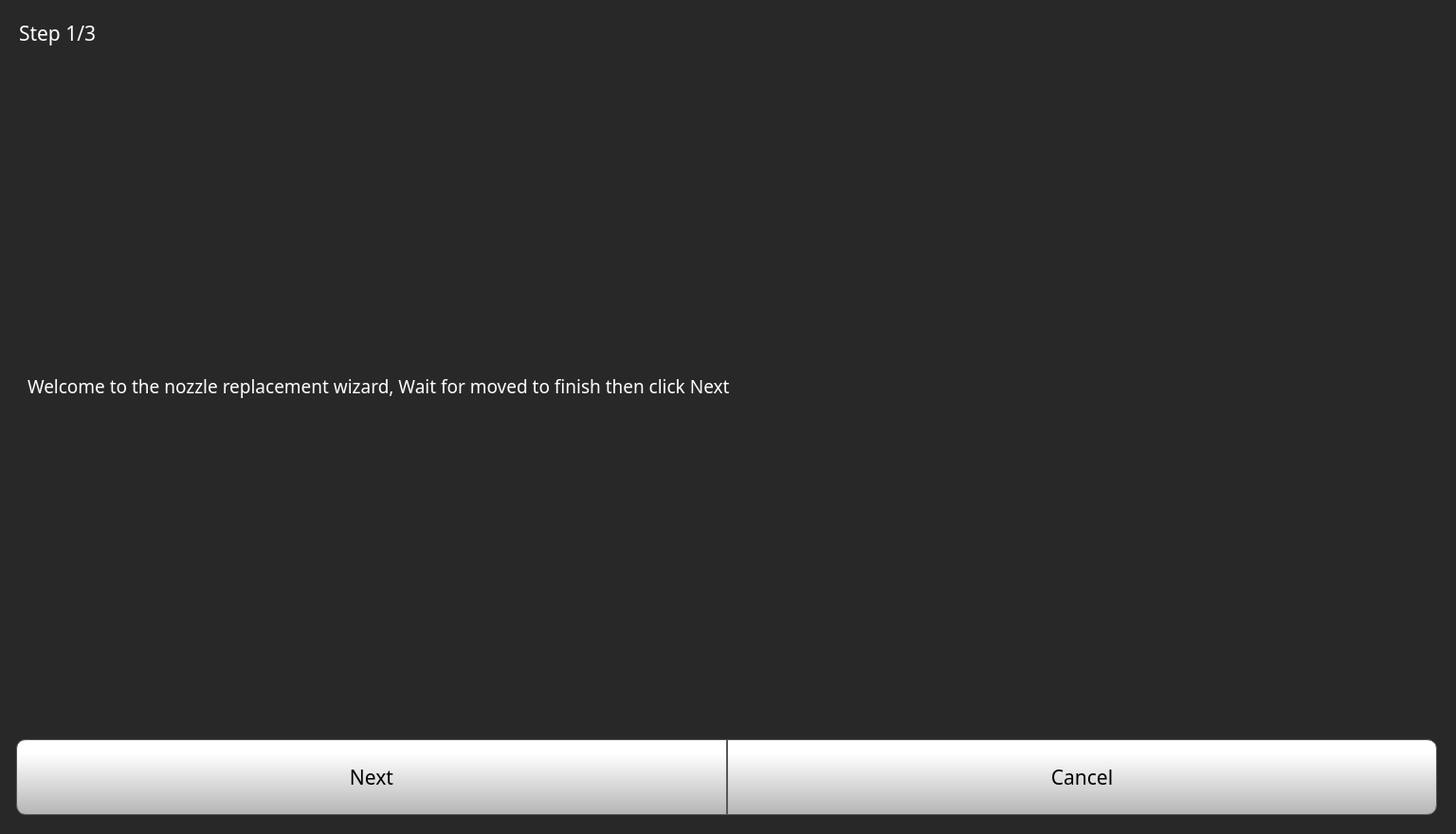
<?xml version="1.0" encoding="UTF-8"?>
<ui version="4.0">
 <class>nozzleReplacementWidget</class>
 <widget class="QWidget" name="nozzleReplacementWidget">
  <property name="geometry">
   <rect>
    <x>0</x>
    <y>0</y>
    <width>1536</width>
    <height>880</height>
   </rect>
  </property>
  <property name="minimumSize">
   <size>
    <width>0</width>
    <height>0</height>
   </size>
  </property>
  <property name="maximumSize">
   <size>
    <width>2000</width>
    <height>2000</height>
   </size>
  </property>
  <property name="windowTitle">
   <string>Form</string>
  </property>
  <property name="styleSheet">
   <string notr="true">background-color: rgb(40, 40, 40);
</string>
  </property>
  <layout class="QVBoxLayout" name="verticalLayout">
   <item>
    <widget class="QFrame" name="frame_2">
     <property name="styleSheet">
      <string notr="true">QFrame {
    border: none;
    border-radius: 10px;
    background: qlineargradient(
        x1:0, y1:0, x2:1, y2:1,
        stop:0 #1a1a1a,
        stop:1 #101010
    );

}
</string>
     </property>
     <property name="frameShape">
      <enum>QFrame::StyledPanel</enum>
     </property>
     <property name="frameShadow">
      <enum>QFrame::Raised</enum>
     </property>
     <layout class="QVBoxLayout" name="verticalLayout_2">
      <item>
       <widget class="QLabel" name="stepLabel">
        <property name="font">
         <font>
          <family>Gotham</family>
          <pointsize>16</pointsize>
          <weight>50</weight>
          <bold>false</bold>
         </font>
        </property>
        <property name="styleSheet">
         <string notr="true">color: rgb(255, 255, 255);</string>
        </property>
        <property name="text">
         <string>Step 1/3</string>
        </property>
        <property name="wordWrap">
         <bool>true</bool>
        </property>
       </widget>
      </item>
      <item>
       <widget class="QStackedWidget" name="stackedWidget">
        <property name="minimumSize">
         <size>
          <width>0</width>
          <height>0</height>
         </size>
        </property>
        <property name="maximumSize">
         <size>
          <width>2000</width>
          <height>2000</height>
         </size>
        </property>
        <property name="styleSheet">
         <string notr="true">    background: qlineargradient(
        x1:0, y1:0, x2:1, y2:1,
        stop:0 #1a1a1a,
        stop:1 #101010
    );</string>
        </property>
        <property name="currentIndex">
         <number>0</number>
        </property>
        <widget class="QWidget" name="step1Page">
         <layout class="QHBoxLayout" name="horizontalLayout_3">
          <item>
           <widget class="QLabel" name="label">
            <property name="font">
             <font>
              <family>Gotham</family>
              <pointsize>14</pointsize>
              <weight>50</weight>
              <bold>false</bold>
             </font>
            </property>
            <property name="styleSheet">
             <string notr="true">color: rgb(255, 255, 255);</string>
            </property>
            <property name="text">
             <string>Welcome to the nozzle replacement wizard, Wait for moved to finish then click Next</string>
            </property>
            <property name="wordWrap">
             <bool>true</bool>
            </property>
           </widget>
          </item>
         </layout>
        </widget>
        <widget class="QWidget" name="step2Page">
         <layout class="QHBoxLayout" name="horizontalLayout_4" stretch="1,2">
          <item>
           <widget class="QLabel" name="label_2">
            <property name="font">
             <font>
              <family>Gotham</family>
              <pointsize>14</pointsize>
              <weight>50</weight>
              <bold>false</bold>
             </font>
            </property>
            <property name="styleSheet">
             <string notr="true">color: rgb(255, 255, 255);</string>
            </property>
            <property name="text">
             <string>Remove the Carriage Cover</string>
            </property>
            <property name="wordWrap">
             <bool>true</bool>
            </property>
           </widget>
          </item>
          <item>
           <widget class="QLabel" name="step2Gif">
            <property name="styleSheet">
             <string notr="true">color: rgb(255, 255, 255);
border: 2px dashed rgb(100, 100, 100);
border-radius: 5px;</string>
            </property>
            <property name="text">
             <string/>
            </property>
            <property name="alignment">
             <set>Qt::AlignCenter</set>
            </property>
           </widget>
          </item>
         </layout>
        </widget>
        <widget class="QWidget" name="step3Page">
         <layout class="QHBoxLayout" name="horizontalLayout_5" stretch="1,2">
          <item>
           <widget class="QLabel" name="label_3">
            <property name="font">
             <font>
              <family>Gotham</family>
              <pointsize>14</pointsize>
              <weight>50</weight>
              <bold>false</bold>
             </font>
            </property>
            <property name="styleSheet">
             <string notr="true">color: rgb(255, 255, 255);</string>
            </property>
            <property name="text">
             <string>Loosen nozzle Screw, Remove nozzle connector and pull the nozzle down to remove</string>
            </property>
            <property name="wordWrap">
             <bool>true</bool>
            </property>
           </widget>
          </item>
          <item>
           <widget class="QLabel" name="step3Gif">
            <property name="styleSheet">
             <string notr="true">color: rgb(255, 255, 255);
border: 2px dashed rgb(100, 100, 100);
border-radius: 5px;</string>
            </property>
            <property name="text">
             <string/>
            </property>
            <property name="alignment">
             <set>Qt::AlignCenter</set>
            </property>
           </widget>
          </item>
         </layout>
        </widget>
        <widget class="QWidget" name="step4Page">
         <layout class="QHBoxLayout" name="horizontalLayout_6" stretch="1,2">
          <item>
           <layout class="QVBoxLayout" name="verticalLayout_4">
            <item>
             <widget class="QLabel" name="label_4">
              <property name="font">
               <font>
                <family>Gotham</family>
                <pointsize>14</pointsize>
                <weight>50</weight>
                <bold>false</bold>
               </font>
              </property>
              <property name="styleSheet">
               <string notr="true">color: rgb(255, 255, 255);</string>
              </property>
              <property name="text">
               <string>Replace new nozzle, plug the nozzle connecter back, and while pushing the nozzle into the carriage, tighten the nozzle screw.</string>
              </property>
              <property name="wordWrap">
               <bool>true</bool>
              </property>
             </widget>
            </item>
            <item>
             <widget class="QComboBox" name="changeNozzleComboBox">
              <property name="minimumSize">
               <size>
                <width>203</width>
                <height>52</height>
               </size>
              </property>
              <property name="font">
               <font>
                <pointsize>-1</pointsize>
               </font>
              </property>
              <property name="styleSheet">
               <string notr="true">QComboBox {
border: 1px solid black;
    padding: 0px 18px 0px 3px;
    min-width: 6em;
font-size: 25px;        /* bigger current text */

}

QComboBox::item {
	color: rgb(0, 0, 0);
}

QComboBox:editable {
    background: white;
}

QComboBox:!editable, QComboBox::drop-down:editable {
background: white;
}

/* QComboBox gets the &quot;on&quot; state when the popup is open */
QComboBox:!editable:on, QComboBox::drop-down:editable:on {
background: white;
}


QComboBox::drop-down {
border-left: 1px solid black;
border-right: 1px solid black;
	background-color: qlineargradient(spread:pad, x1:0, y1:1, x2:0, y2:0.188, stop:0 rgba(180, 180, 180, 255), stop:1 rgba(255, 255, 255, 255));
    width: 60px;
     height: 50px;

}

QComboBox::down-arrow {

image: url(:/Navigation/img/Navigation/arrows-5.png);
width: 30px;
height: 30px;

}
</string>
              </property>
              <property name="editable">
               <bool>false</bool>
              </property>
              <property name="currentText">
               <string/>
              </property>
              <property name="maxVisibleItems">
               <number>8</number>
              </property>
              <property name="iconSize">
               <size>
                <width>30</width>
                <height>30</height>
               </size>
              </property>
              <property name="frame">
               <bool>true</bool>
              </property>
             </widget>
            </item>
           </layout>
          </item>
          <item>
           <widget class="QLabel" name="step4Gif">
            <property name="styleSheet">
             <string notr="true">color: rgb(255, 255, 255);
border: 2px dashed rgb(100, 100, 100);
border-radius: 5px;</string>
            </property>
            <property name="text">
             <string/>
            </property>
            <property name="alignment">
             <set>Qt::AlignCenter</set>
            </property>
           </widget>
          </item>
         </layout>
        </widget>
        <widget class="QWidget" name="step5Page">
         <layout class="QVBoxLayout" name="verticalLayout_3">
          <item>
           <widget class="QLabel" name="step5Label">
            <property name="font">
             <font>
              <family>Gotham</family>
              <pointsize>16</pointsize>
              <weight>50</weight>
              <bold>false</bold>
             </font>
            </property>
            <property name="styleSheet">
             <string notr="true">color: rgb(255, 255, 255);</string>
            </property>
            <property name="text">
             <string>Checking Nozzle Connection ...</string>
            </property>
            <property name="wordWrap">
             <bool>true</bool>
            </property>
           </widget>
          </item>
          <item>
           <widget class="QProgressBar" name="nozzleCheckProgressBar">
            <property name="minimumSize">
             <size>
              <width>300</width>
              <height>25</height>
             </size>
            </property>
            <property name="maximumSize">
             <size>
              <width>3000</width>
              <height>16777215</height>
             </size>
            </property>
            <property name="font">
             <font>
              <family>Gotham</family>
              <pointsize>16</pointsize>
              <weight>50</weight>
              <italic>false</italic>
              <bold>false</bold>
              <stylestrategy>PreferAntialias</stylestrategy>
              <kerning>true</kerning>
             </font>
            </property>
            <property name="styleSheet">
             <string notr="true">QProgressBar {
    border: none;
    border-radius: 10px;
    background-color: qlineargradient(
        x1:0, y1:0, x2:0, y2:1,
        stop:0 #3a3a3a,
        stop:1 #505050
    );
    text-align: center;
margin: 2px;
margin-right:10px;
margin-left:10px;
}


QProgressBar::chunk {
    border-radius: 10px;
    background: qlineargradient(
        x1:0, y1:0, x2:0, y2:1,
        stop:0 #52ff56,
        stop:0.3 #2ee937,
        stop:0.6 #1ec12d,
        stop:1 #179226
    );
    margin: 1px;
}
</string>
            </property>
            <property name="maximum">
             <number>100</number>
            </property>
            <property name="value">
             <number>0</number>
            </property>
            <property name="alignment">
             <set>Qt::AlignCenter</set>
            </property>
            <property name="textVisible">
             <bool>true</bool>
            </property>
            <property name="orientation">
             <enum>Qt::Horizontal</enum>
            </property>
            <property name="format">
             <string>%p%</string>
            </property>
           </widget>
          </item>
         </layout>
        </widget>
        <widget class="QWidget" name="step6Page">
         <layout class="QHBoxLayout" name="horizontalLayout" stretch="1,2">
          <item>
           <widget class="QLabel" name="label_5">
            <property name="font">
             <font>
              <family>Gotham</family>
              <pointsize>14</pointsize>
              <weight>50</weight>
              <bold>false</bold>
             </font>
            </property>
            <property name="styleSheet">
             <string notr="true">color: rgb(255, 255, 255);</string>
            </property>
            <property name="text">
             <string>Replace the nozzle cover. Align the groove of the carriage cover with the sides of the PCB</string>
            </property>
            <property name="wordWrap">
             <bool>true</bool>
            </property>
           </widget>
          </item>
          <item>
           <widget class="QLabel" name="step6Gif">
            <property name="styleSheet">
             <string notr="true">color: rgb(255, 255, 255);
border: 2px dashed rgb(100, 100, 100);
border-radius: 5px;</string>
            </property>
            <property name="text">
             <string/>
            </property>
            <property name="alignment">
             <set>Qt::AlignCenter</set>
            </property>
           </widget>
          </item>
         </layout>
        </widget>
       </widget>
      </item>
     </layout>
    </widget>
   </item>
   <item>
    <widget class="QFrame" name="frame">
     <property name="styleSheet">
      <string notr="true">QFrame {
    border: none;
    border-radius: 10px;
    background: qlineargradient(
        x1:0, y1:0, x2:1, y2:1,
        stop:0 #1a1a1a,
        stop:1 #101010
    );

}
</string>
     </property>
     <property name="frameShape">
      <enum>QFrame::StyledPanel</enum>
     </property>
     <property name="frameShadow">
      <enum>QFrame::Raised</enum>
     </property>
     <layout class="QHBoxLayout" name="horizontalLayout_2">
      <property name="spacing">
       <number>0</number>
      </property>
      <property name="leftMargin">
       <number>6</number>
      </property>
      <property name="topMargin">
       <number>6</number>
      </property>
      <item>
       <widget class="QPushButton" name="step1NextButton">
        <property name="minimumSize">
         <size>
          <width>0</width>
          <height>80</height>
         </size>
        </property>
        <property name="font">
         <font>
          <family>Gotham</family>
          <pointsize>16</pointsize>
         </font>
        </property>
        <property name="styleSheet">
         <string notr="true">QPushButton {
     border: 1px solid rgb(87, 87, 87);
	background-color: qlineargradient(spread:pad, x1:0, y1:1, x2:0, y2:0.188, stop:0 rgba(180, 180, 180, 255), stop:1 rgba(255, 255, 255, 255));

    border-top-left-radius: 10px;

border-bottom-left-radius: 10px;
}

QPushButton:pressed {
    background-color: qlineargradient(x1: 0, y1: 0, x2: 0, y2: 1,
                                      stop: 0 #dadbde, stop: 1 #f6f7fa);
}

QPushButton:flat {
    border: none; /* no border for a flat push button */
}

QPushButton:default {
    border-color: navy; /* make the default button prominent */
}

QPushButton:focus {
	outline: none;
}
</string>
        </property>
        <property name="text">
         <string>Next</string>
        </property>
        <property name="iconSize">
         <size>
          <width>40</width>
          <height>40</height>
         </size>
        </property>
       </widget>
      </item>
      <item>
       <widget class="QPushButton" name="step1CancelButton">
        <property name="minimumSize">
         <size>
          <width>0</width>
          <height>80</height>
         </size>
        </property>
        <property name="font">
         <font>
          <family>Gotham</family>
          <pointsize>16</pointsize>
         </font>
        </property>
        <property name="styleSheet">
         <string notr="true">QPushButton {
     border: 1px solid rgb(87, 87, 87);
	background-color: qlineargradient(spread:pad, x1:0, y1:1, x2:0, y2:0.188, stop:0 rgba(180, 180, 180, 255), stop:1 rgba(255, 255, 255, 255));

    border-top-right-radius: 10px;

border-bottom-right-radius: 10px;

}

QPushButton:pressed {
    background-color: qlineargradient(x1: 0, y1: 0, x2: 0, y2: 1,
                                      stop: 0 #dadbde, stop: 1 #f6f7fa);
}

QPushButton:flat {
    border: none; /* no border for a flat push button */
}

QPushButton:default {
    border-color: navy; /* make the default button prominent */
}

QPushButton:focus {
	outline: none;
}</string>
        </property>
        <property name="text">
         <string>Cancel</string>
        </property>
        <property name="iconSize">
         <size>
          <width>40</width>
          <height>40</height>
         </size>
        </property>
       </widget>
      </item>
     </layout>
    </widget>
   </item>
  </layout>
 </widget>
 <resources>
  <include location="../../resources/resource.qrc"/>
 </resources>
 <connections/>
</ui>
